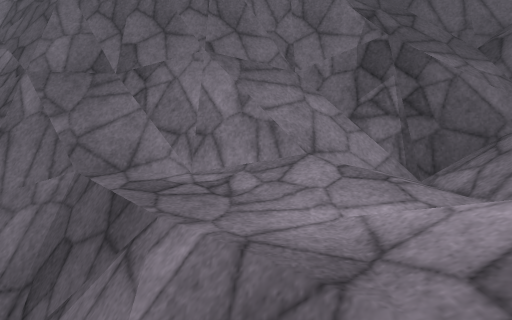
View 1 (above)

12 first-person views from a walk through a Unity game level. The camera is 1.5 m above the floor, tilts 10° down and sees 75° across. The floor is counted in squares, 0.95 m on a side. Each view is taken from the middle of a square. On the plan, view 1 faces up. The plan holds only what a view shows up to about 16 squares ahead; the rest is blank. The place goes on beyond the plan. Some trees and plants on the terrain are drawn as simple stand-ins. The player character is not drawn. Surface patterns are stand-ins for the level's own textures.

View 2
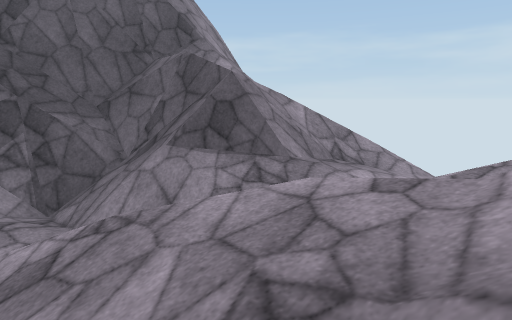

View 3
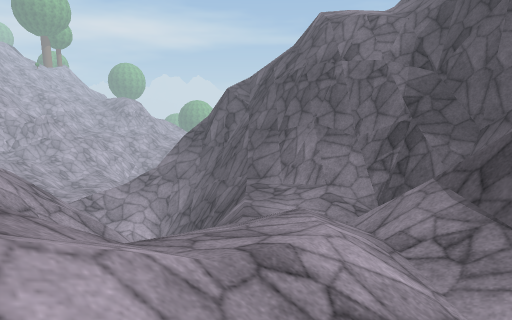

View 4
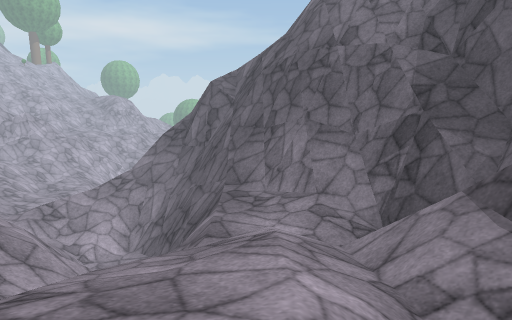

View 5
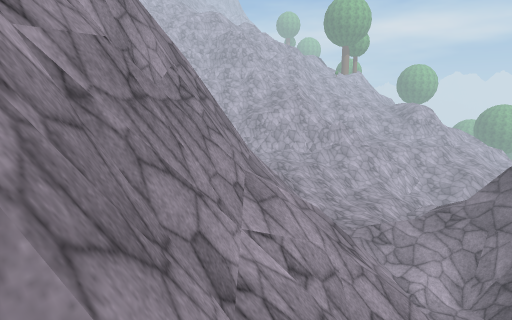

View 6
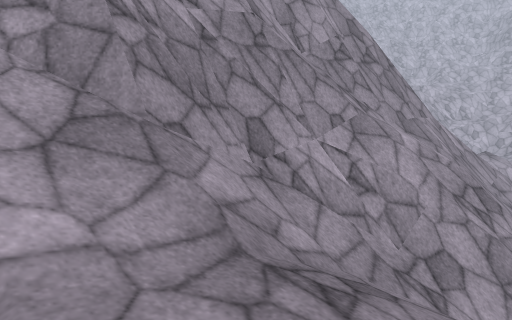

View 7
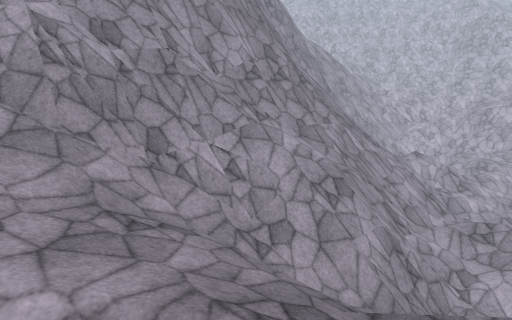

View 8
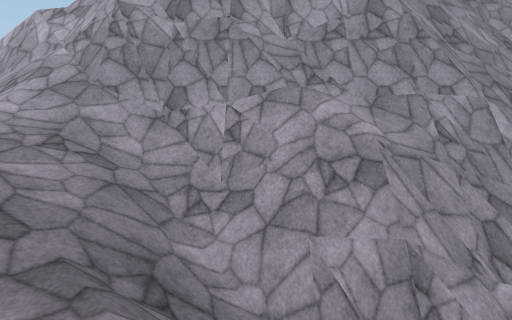

View 9
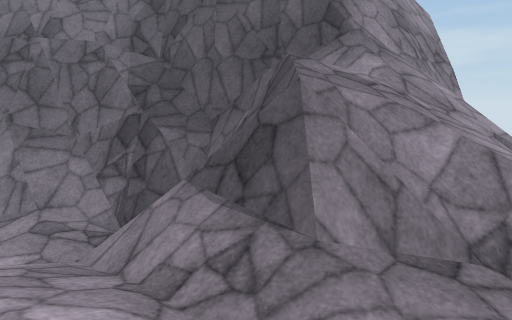

View 10
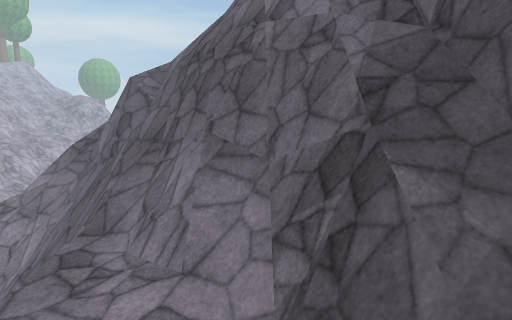

View 11
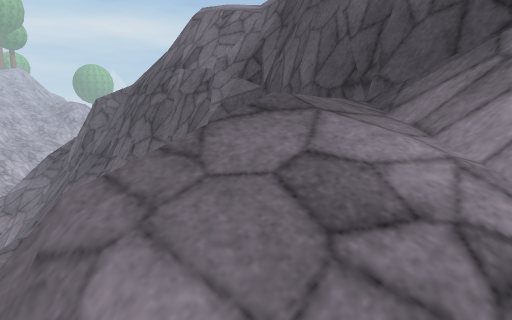

View 12
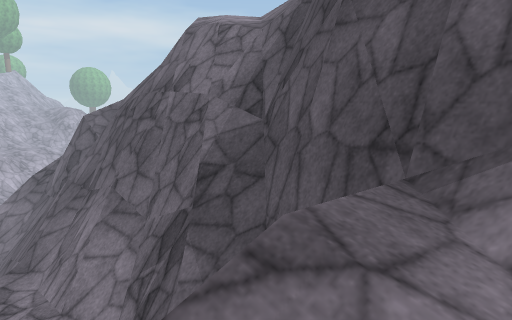

### Floor plan
Key: @ floor where view 1 was taken; # wall or solid block; x gap in a wall; . main floor; : floor 0.25 m higher than the main floor; - floor 0.25 m lower than the main floor; + floor 0.5 m higher than the main floor; _ floor 0.5 m lower than the main floor; * floor 0.75 m higher than the main floor; % floor 1 m higher than the main floor; < floor 1.5 m lower than the main floor; & floor 2 m higher than the main floor; ( floor 2 m lower than the main floor; ! floor 3.25 m lower than the main floor; / step, stairs or slope; = window, fence, low wall or low ledge; ^ raised ledge; v drop or lower ground; O other object.
Columns run from 12 left of view 1 to 13 right of it. Each row starts with its distance up from view 1.
 10      ##        #
  9  =   #####################
  8  =O###=#################==
  7  #//###///##OO##&v//////
  6  =///===///==//#==v//////
  5  ///=#####.././///v////vv
  4  ////==#==v....////////v
  3  /////!  /v_./////=////
  2  /////!    ////////==//v
  1  /////=////////*///%**/v
  0 =/(/==#v////@//*%//**+:v
 -1 vv</===//////////// /x
 -2 /vv_-.////=////////
 -3   vv+/////v///////
 -4   /#====//=====/////
 -5   /#=####==####=///
 -6 ====#####===#####===
 -7 =############  ##^###
 -8  ###        #   #####

Positions as (right, up) in squares from view 1, and headings:
1: (0, 0), facing up
2: (1, -3), facing up-right
3: (7, -4), facing up-left
4: (6, -2), facing up-left
5: (4, -4), facing left
6: (5, 0), facing down-left
7: (5, 4), facing down-left
8: (-2, 6), facing down
9: (6, -2), facing up
10: (5, 3), facing up-left
11: (9, 3), facing up-left
12: (8, 4), facing up-left
